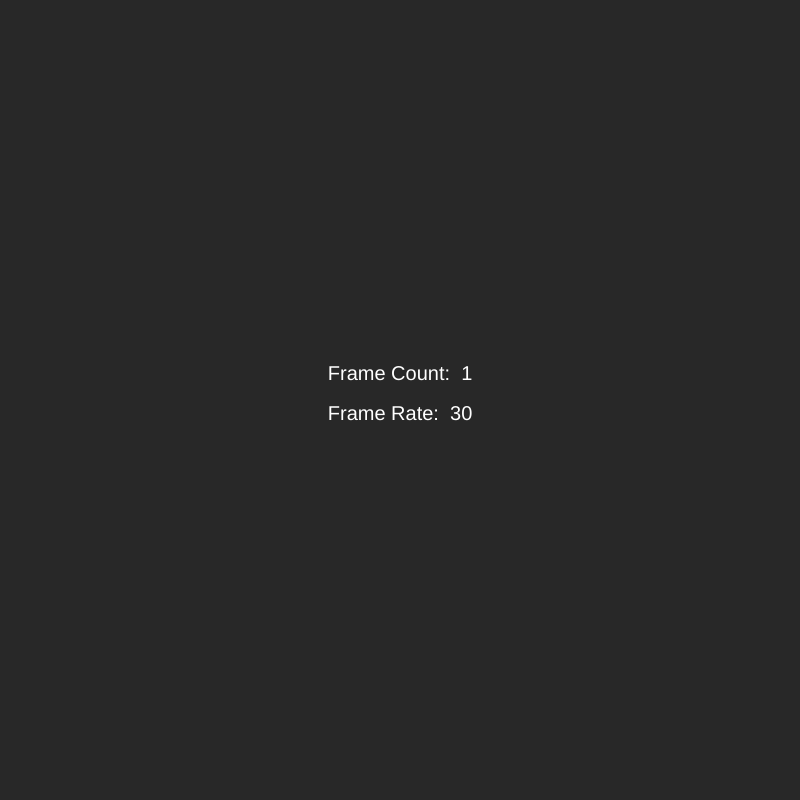
Frame 1 (no input)
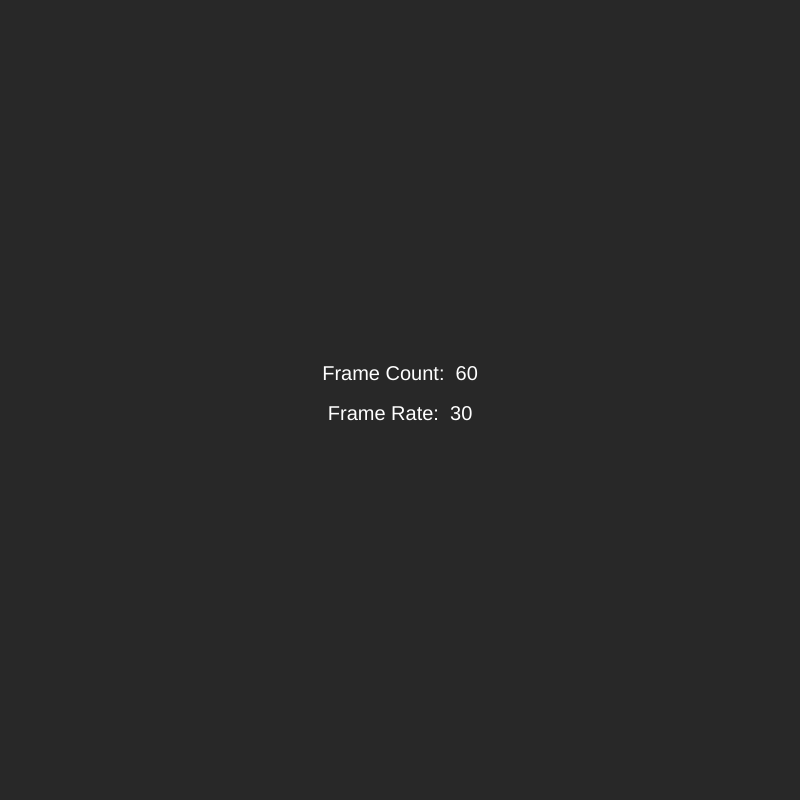
Frame 60 (no input)
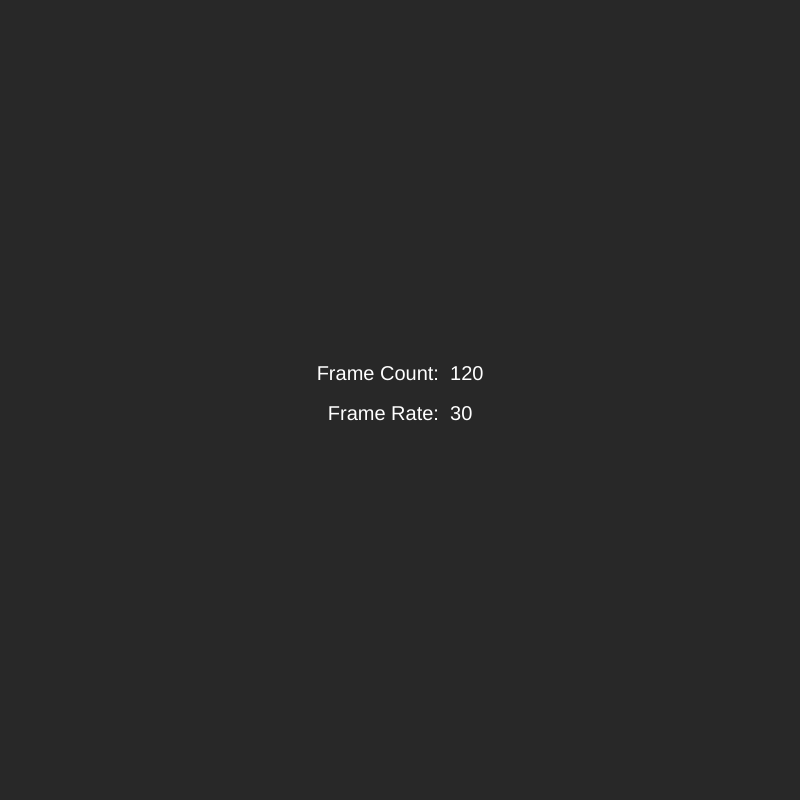
Frame 120 (the mouse pressed at the canvas centre since frame 60)

The p5.js sketch that drew these frames (run headless with seeded random() and noise() and a simulated clock; from frame 60 on, the mouse is pressed at the canvas centre):

// p5.js sketch
// ── sketch.js
//In this basic example we see how to create a canvas window,
//set and display the frame rate of the rendering system,
//and use text that shows the frame count and rate on our screen.

//Initialization function
function setup() {
  //Set the size of rendering window in pixels
  createCanvas(800, 800);

  //Set up the frame rate (frames per second)
  //Default is 60 fps
  frameRate(30);

  //Preferences for the text (size, and alignment)
  textSize(20);
  textAlign(CENTER);

  //fill(255, 0, 0);
  //rect(width/2, height/2, 50, 50);
}

//Rendering function
function draw() {
  //Erase all canvas. Set the color to dark grey
  background(40);

  //Set the color of the text
  fill(255);
  //Set the text message as the frame count
  //Position text in the middle of the screen
  text("Frame Count:  " + frameCount, width/2, height/2-20);
  //Set the text message as the frame rate (round it to an integer)
  //Position text in the middle of the screen
  text("Frame Rate:  " + Math.round(frameRate()), width/2, height/2+20);

  //Activate the following line to render the content only once
  //noLoop();
}
